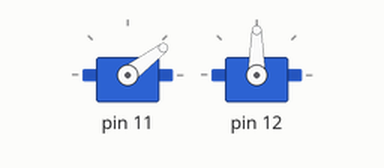
A sketch run on a simulated Arduino Uno, built with avr-gcc and run on an emulated ATmega328P. On the bench: 2 × servo.

Above: at 0.05 s.
At 0.35 s:
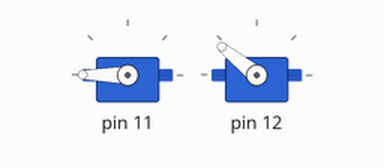
At 0.9 s:
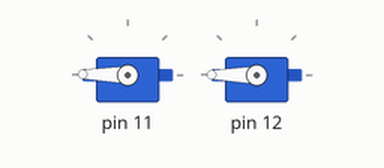
At 1.75 s:
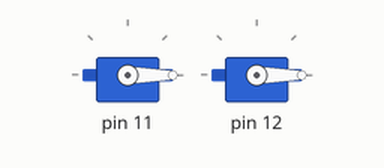
Timing chart, 0 to 4.1 s (numbered marks = the images above):
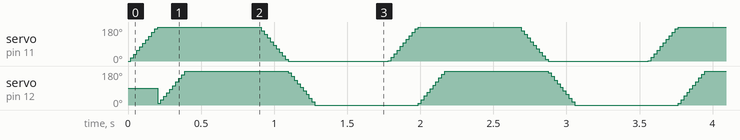

The sketch:

servo_one.ino
```cpp
#include <Servo.h>

#define INTERVAL 1
const int sw_pin = 10;
boolean pre_state = LOW;

Servo g_servo[3];

void setup()
{
  g_servo[0].attach(11);
  g_servo[1].attach(12);
  pinMode(sw_pin, INPUT);
  Serial.begin(9600);

}

int Map(int iIn, int iIn1, int iIn2, int iOut1, int iOut2, boolean bConstrain = false )
{
  double dValue = (double)(iIn - iIn1) * (iOut2 - iOut1) / (iIn2 - iIn1) + iOut1;
  int iValue = (0 < dValue) ? (int)(dValue + 0.5) : (int)(dValue - 0.5);
  if( bConstrain )
	{
	  int iOutMin, iOutMax;
	  if( iOut1 < iOut2 )
	  {
		  iOutMin= iOut1;
		  iOutMax= iOut2;
	  }
	  else
	  {
		  iOutMin= iOut2;
		  iOutMax= iOut1;
	  }
	  if( iOutMin > iValue )
	  {
                  return iOutMin;
	  }
	  if( iOutMax < iValue )
	  {
		  return iOutMax;
	  }
  }
  return iValue;
}

void loop()
{
  //int iValue = digitalRead(SWICTH);
  //int iAngle = Map(iValue, 0, 1023, 0, 180, true);

  forward(0, INTERVAL);
  //delay(100);
  forward(1, INTERVAL);
  delay(500);
  reverse(0, INTERVAL);
  //delay(100);
  reverse(1, INTERVAL);
  delay(500);

  //int current_state = digitalRead(sw_pin);

}

void forward(int s_number, int interval){
   for(int i = 0; i <= 180; i++){
    g_servo[s_number].write(i);
    delay(interval);
    //Serial.println("Servo3: " + i);
  }
}

void reverse(int s_number, int interval){
  for(int i = 180; i >= 0; i--){
    g_servo[s_number].write(i);
    delay(interval);
    //Serial.println("Servo3: " + i);
  }
}
```
